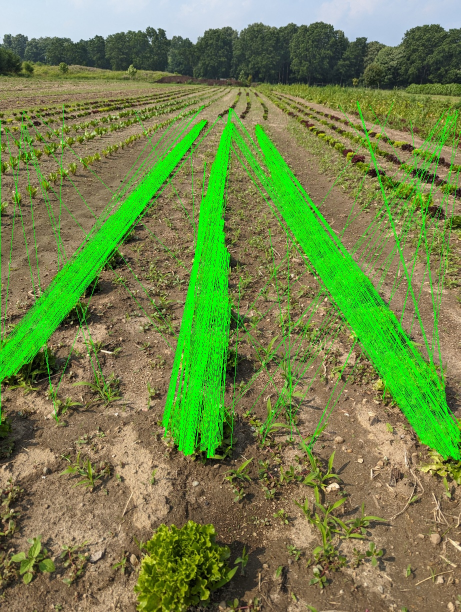
#> input picture Lines.jpg, 921 x 1224 px (shown at 1/2 size)
$ python -i PreFiltering.py   (imports and definitions only)
#> lines starting #> are read from the running program, lines starting #| are printed output that depends on the picture; after the words box and inside, x2 and y2 are one past the last pixel; in counts of white or black regions, pixels touching at a corner belong together
#> further down, picture is the input picture: shape (1224, 921, 3); mean B, G, R 74.7, 131.7, 113.6
import cv2
import numpy as np
import LineDetector as detector
import matplotlib.pyplot as plt

def ResizeImage(img, scale):
    scale_percent = scale # percent of original size
    width = int(img.shape[1] * scale_percent / 100)
    height = int(img.shape[0] * scale_percent / 100)
    dim = (width, height)

    # resize image
    resized = cv2.resize(img, dim, interpolation = cv2.INTER_AREA)
    return resized

def GreenFilter(img):
    lower_green = np.array([50,100,50])
    upper_green = np.array([70,255,255])

    #Green filter
    mask_green = cv2.inRange(img, (0, 70, 50), (10, 255, 255))
    greenImage = cv2.bitwise_and(img, img, mask=mask_green)
    return greenImage

def GreenRedFilter(img):
    hsv = cv2.cvtColor(img, cv2.COLOR_BGR2HSV)
#> hsv: shape (1224, 921, 3); mean H, S, V 35.7, 123.9, 143.3
    mask_green = cv2.inRange(hsv, (0, 70, 50), (10, 255, 255))
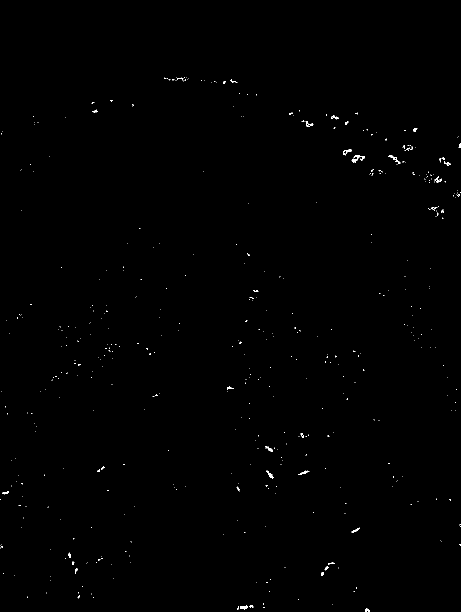
#> mask_green: shape (1224, 921) (shown at 1/2 size); 0.25% white in thin lines or dots, all inside (x1, y1, x2, y2) = (0, 154, 921, 1224)
    mask_red = cv2.inRange(hsv, (30,150,50), (255,255,180))
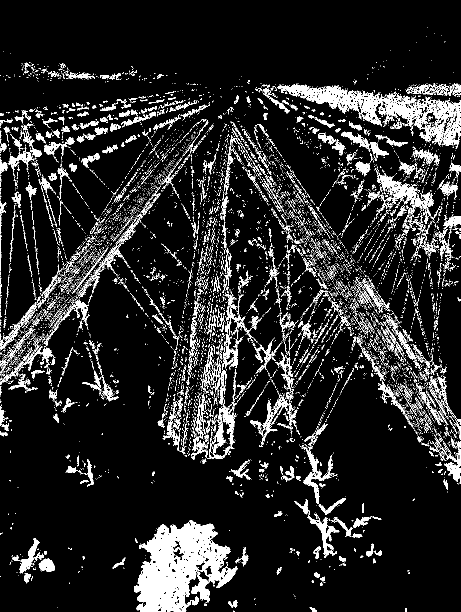
#> mask_red: shape (1224, 921) (shown at 1/2 size); 11.3% white; 9703 white regions (9012 under 20 px), largest, box (x1, y1, x2, y2) and area: (268, 1041, 476, 1224) 21408, (555, 167, 921, 298) 11468, (754, 345, 835, 410) 1758

    mask = cv2.bitwise_or(mask_green, mask_red)
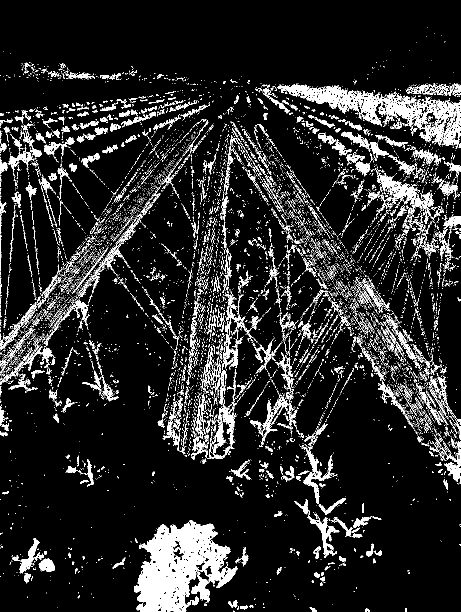
#> mask: shape (1224, 921) (shown at 1/2 size); 11.5% white; 10112 white regions (9385 under 20 px), largest, box (x1, y1, x2, y2) and area: (268, 1041, 476, 1224) 21408, (555, 167, 921, 298) 11469, (754, 345, 835, 410) 1762
    filtered = cv2.bitwise_and(img, img, mask=mask)
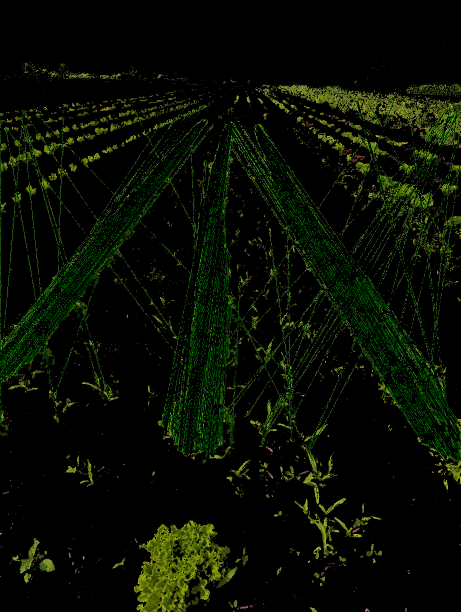
#> filtered: shape (1224, 921, 3) (shown at 1/2 size); mean B, G, R 2.5, 13.6, 8.4

    return filtered

def Morph(img, width):
    #kernel = cv2.getStructuringElement(cv2.MORPH_RECT, (int(width / 30), 1))
    dilatingKernel = cv2.getStructuringElement(cv2.MORPH_RECT, (2, 7))
    openingKernel = cv2.getStructuringElement(cv2.MORPH_RECT, (7, 7))
    dilating = cv2.dilate(img, dilatingKernel)
    #closing = cv2.morphologyEx(img, cv2.MORPH_CLOSE, kernel)
    opening = cv2.morphologyEx(dilating, cv2.MORPH_OPEN, openingKernel)

    return opening


def PreFilter(image):
    greenImage = GreenRedFilter(image)
    grayImage = cv2.cvtColor(greenImage, cv2.COLOR_BGR2GRAY)
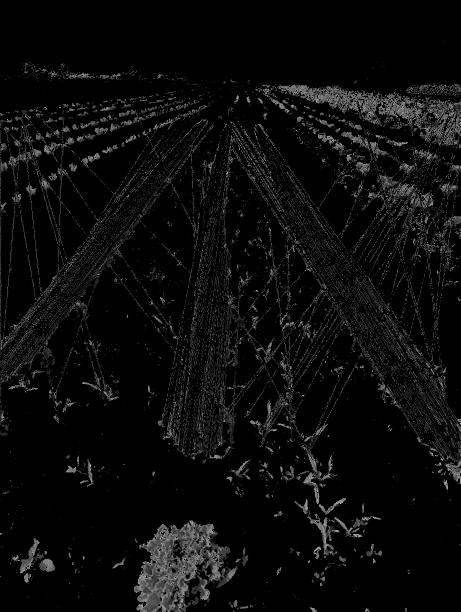
#> grayImage: shape (1224, 921) (shown at 1/2 size); min 0, max 192, mean 10.8
    return grayImage

>>> import cv2
>>> picture = cv2.imread('Lines.jpg')
>>> result = PreFilter(picture)
